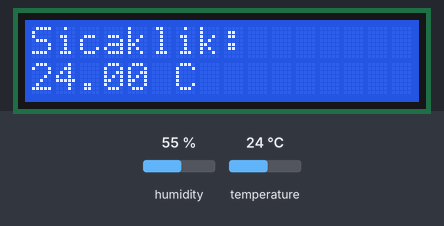
Recording of a sketch running on a simulated Arduino Uno, built with avr-gcc and run on an emulated ATmega328P. Shown: 16×2 character LCD. The inputs (shaded band) are chosen by the test bench; at power-on: temperature 24 °C, humidity 55 %. What the sketch prints to the serial monitor is not drawn.

Above: at 1.3 s.
1.4 s: temperature set to 12 °C
At 3.2 s:
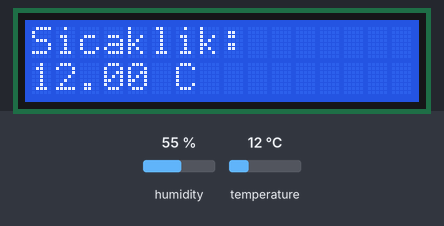
4.1 s: temperature set to 19 °C
At 5.6 s:
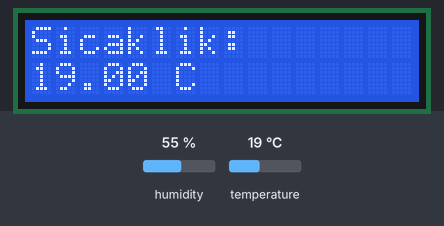
6.8 s: temperature set to 28 °C
At 9.1 s:
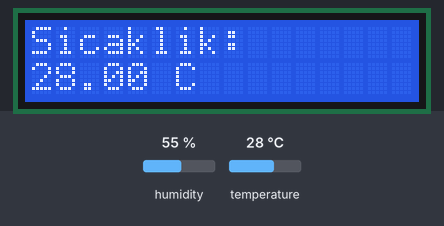
Timing chart, 0 to 10.6 s (numbered marks = the images above; inputs shaded):
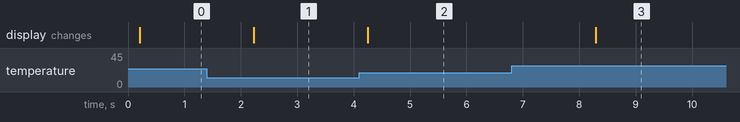

Measured:
- after the input at 1.4 s, the display: changes after 0.83 s (image 1)
- after the input at 4.1 s, the display: changes after 0.15 s (image 2)
- after the input at 6.8 s, the display: changes after 1.5 s (image 3)

The sketch:

sketch_nov21a.ino
```cpp
#include "DHT.h"
#include <Wire.h>
#include <LiquidCrystal_I2C.h>

#define DHTPIN 2
#define DHTTYPE DHT22

DHT dht(DHTPIN, DHTTYPE);

LiquidCrystal_I2C lcd(0x27, 16, 2);

void setup() {
  Serial.begin(9600);
  dht.begin();

  lcd.init();
  lcd.backlight();

  lcd.setCursor(0,0);
  lcd.print("Sistem Basliyor");
  delay(100);
  lcd.clear();
}

void loop() {
  // 1. Ölçüm Al
  float t = dht.readTemperature();

  // 2. Hata Kontrolü
  if (isnan(t)) {
    Serial.println("Hata");
    lcd.print("Sensor Hatasi!");
    return;
  }

  // 3. Bilgisayara Gönder (CSV için saf veri)
  Serial.println(t);

  // 4. Ekrana Yazdır (Görsellik için)
  lcd.setCursor(0,0);
  lcd.print("Sicaklik:"); // Üst satır

  lcd.setCursor(0,1);
  lcd.print(t);           // Alt satır sıcaklık değeri
  lcd.print(" C");        // Birim
  delay(2000);
}
```
